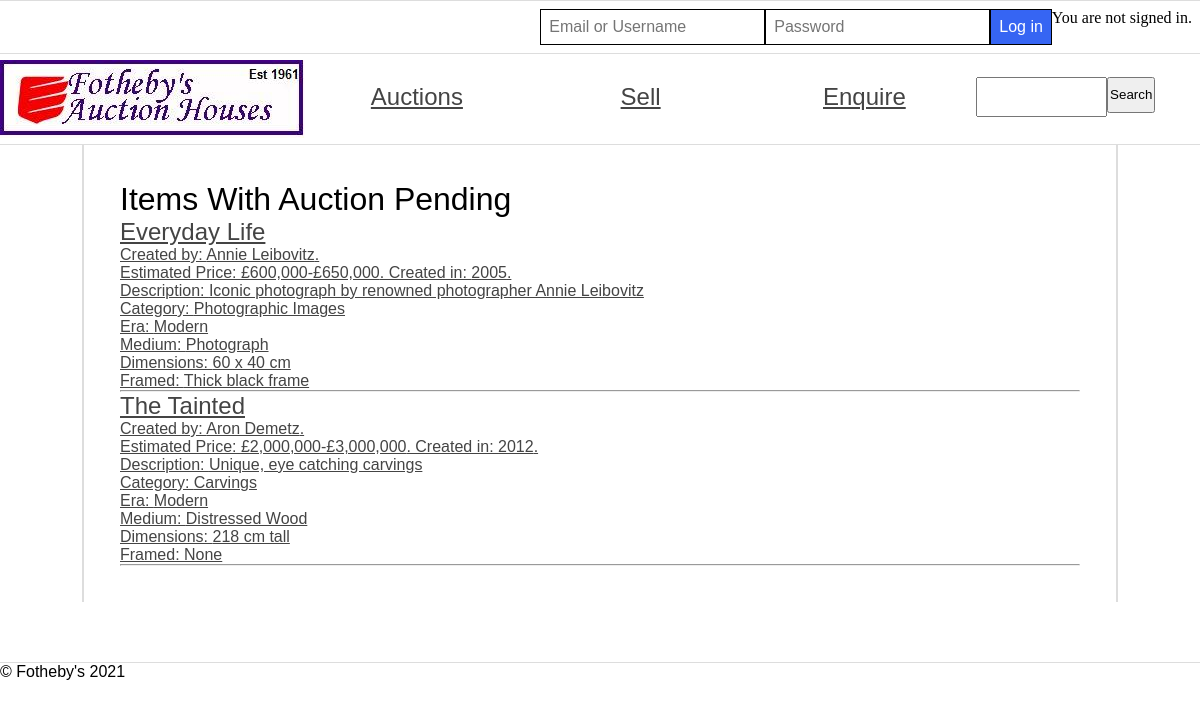
Page /default/public/auctionPending.php on the committed database.
### tables this page shows
CREATE TABLE `item` (
  `lot_number` int(6) NOT NULL AUTO_INCREMENT,
  `seller_id` int(6) DEFAULT NULL,
  `title` varchar(30) DEFAULT NULL,
  `artist` varchar(30) DEFAULT NULL,
  `estimated_price` varchar(30) DEFAULT NULL,
  `date_of_creation` int(4) DEFAULT NULL,
  `era` varchar(30) DEFAULT NULL,
  `description` varchar(100) DEFAULT NULL,
  `category` varchar(30) DEFAULT NULL,
  `medium` varchar(30) DEFAULT NULL,
  `dimensions` varchar(30) DEFAULT NULL,
  `framed` varchar(30) DEFAULT NULL,
  PRIMARY KEY (`lot_number`)
);

### default/public/auctionPending.php (the view, shortened to what this page needs)
<?php
	require 'header.php';
?>
<main>
<h1>Items With Auction Pending</h1>
    <?php
    require 'dbconnect.php';
	$itemstmt = $pdo->query('SELECT i.* FROM item i WHERE i.lot_number NOT IN (SELECT ai.lot_number FROM auction_item ai)');
	$itemstmt->execute();
    foreach ($itemstmt as $item) {?>
        <div><a href="itemview.php?&lot_number=<?=$item['lot_number']?>" class="product">
        <h2 class="name"><?=$item['title']?></h2><p>Created by: <?=$item['artist']?>. </p><p>Estimated Price: <?=$item['estimated_price']?>. Created in: <?=$item['date_of_creation']?>.</p>
        <p>Description: <?=$item['description']?></p>
        <p>Category: <?=$item['category']?></p>
        <p>Era: <?=$item['era']?></p>
        <p>Medium: <?=$item['medium']?></p>
        <p>Dimensions: <?=$item['dimensions']?></p>
        <p>Framed: <?=$item['framed']?></p>
            </a></div><hr /> <?php
    } ?>
</main>
<?php
	require 'footer.php';
?>

### default/public/fothebys.css (style rules this page uses)
* { margin: 0; padding: 0; }
body { font-family: 'Oxygen-Regular', sans-serif; background-color: #ffffff; max-width: 100vw; overflow-x: hidden; }
h1, h2, h3, h4 { font-weight: normal; }
a, a:visited { color: #444; }
main { padding: 3vw; display: grid; overflow: hidden; width: 80vw; margin: auto; border-left: 2px solid #ddd; border-right: 2px solid #ddd; grid-template-columns: 1fr; }

### rows in the picture
item: title "Everyday Life", artist "Annie Leibovitz", estimated_price "£600,000-£650,000", date_of_creation "2005", description "Iconic photograph by renowned photographer Annie Leibovitz", category "Photographic Images", era "Modern", medium "Photograph", dimensions "60 x 40 cm", framed "Thick black frame"
item: title "The Tainted", artist "Aron Demetz", estimated_price "£2,000,000-£3,000,000", date_of_creation "2012", description "Unique, eye catching carvings", category "Carvings", era "Modern", medium "Distressed Wood", dimensions "218 cm tall", framed "None"
